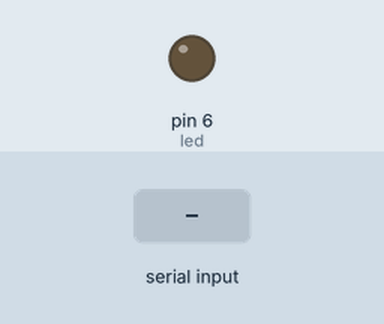
A sketch run on a simulated Arduino Uno, built with avr-gcc and run on an emulated ATmega328P. Parts: output pins drawn as LEDs (lit = HIGH). The test bench sets the inputs (shaded band).

Above: at 1.2 s.
1.3 s: byte 30 received over Serial
At 1.9 s:
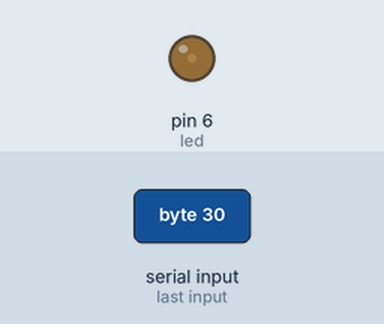
2.8 s: byte 90 received over Serial
At 3.1 s:
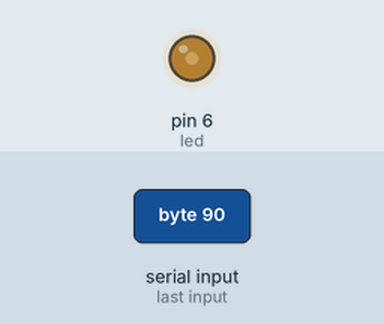
Timing chart, 0 to 5.8 s (numbered marks = the images above; inputs shaded):
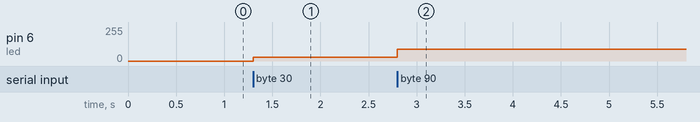

Measured:
- after the input at 1.3 s, pin 6 (led): 0/255 → 30/255 at once
- after the input at 2.8 s, pin 6 (led): 30/255 → 90/255 at once

The sketch:

sketch_may03a.ino
```cpp
char val;
int led=6;
void setup() {
 pinMode(led,OUTPUT);
 Serial.begin(9600);
}

void loop() {
while(Serial.available()){
  val=Serial.read();
}
 analogWrite(led,val);
}
```
